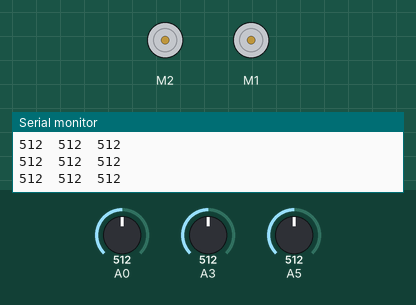
This sketch was run on a simulated Arduino Uno, built with avr-gcc and run on an emulated ATmega328P. Shown: 2 × DC motor (green arrow = forward, orange = backward, longer = faster), the last lines printed to the serial monitor. The test bench sets the inputs (shaded band); at power-on: A0 = 512, A3 = 512, A5 = 512.

Above: at 2.2 s.
2.3 s: A0 set to 793
3.8 s: A0 set to 814
At 4.4 s:
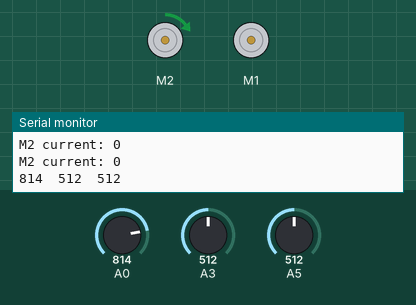
6.8 s: A3 set to 788
9.8 s: A3 set to 815
At 10.6 s:
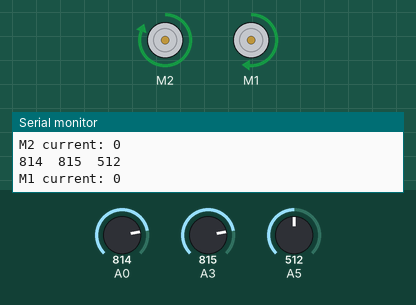
12.8 s: A3 set to 716
15.8 s: A5 set to 785
18.8 s: A5 set to 817
At 20.1 s:
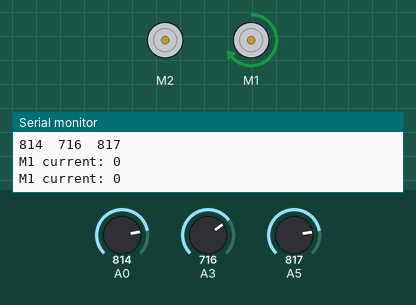
Timing chart, 0 to 69.3 s (numbered marks = the images above; inputs shaded):
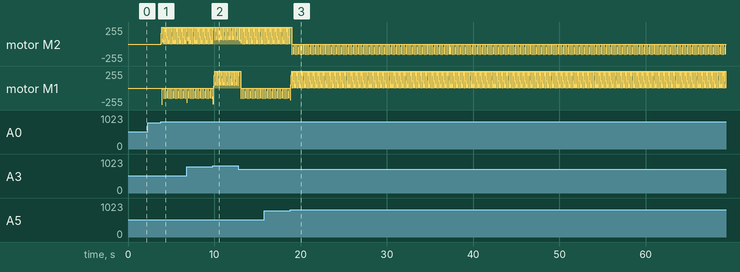

Measured:
- the behaviour switches between 800 and 801 on A3 (found by bisection; images 1 and 2)
- the behaviour switches between 800 and 801 on A5 (found by bisection; images 2 and 3)

The sketch:

Prototype_v5.ino
```cpp
/*created by Mostafa Zaghloul with a helper library called RedBot.h you can find
 * it on this link https://github.com/sparkfun/RedBot
 *--------------------------- thanks a million ---------------------------------
 *you can find me on
 *FaceBook::https://www.facebook.com/mostafa.zaghlol3
 *Twitter::https://twitter.com/Mostafazaghlul
 *to Contact for hardware or software questions
 */
#include "DualVNH5019MotorShield.h"

DualVNH5019MotorShield md;
#include <RedBot.h>

RedBotSensor left_sen = RedBotSensor(A0);
RedBotSensor center_sen = RedBotSensor(A3);
RedBotSensor right_sen = RedBotSensor(A5);
//data_sheet
// constants that are used in the code. lineStandard is the level to detect
// if the sensor is on the line or not. If the sensor value is greater than this
// the sensor is above a DARK line.
//
// SPEED sets the nominal speed
//motor A

int lineStandard = 800;


void setup()
{
  Serial.begin(9600);
  Serial.println("IR Sensor Readings:: ");
  delay(1000);
}

void loop()
{
  Serial.print(left_sen.read());
  Serial.print("\t");
  Serial.print(center_sen.read());
  Serial.print("\t");
  Serial.print(right_sen.read());
  Serial.println();

//data_sheet
  // if on the line drive left and right at the same speed (left is CCW / right is CW)
  if(center_sen.read() > lineStandard)
  {//right

   for (int i = 0; i <= 400; i++)
  {
    md.setM1Speed(i);
    if (i%200 == 100)
    {
      Serial.print("M1 current: ");
      Serial.println(md.getM1CurrentMilliamps());
    }
    delay(0);
  }
for (int i = 0; i <= 400; i++)
  {
    md.setM2Speed(i);
    if (i%200 == 100)
    {
      Serial.print("M2 current: ");
      Serial.println(md.getM2CurrentMilliamps());
    }
    delay(0);
  }
  }

  //data_sheet
  // if the line is under the right sensor, adjust relative speeds to turn to the right
  else if(right_sen.read() > lineStandard)
  {//left

  for (int i = 0; i <= 400; i++)
  {
    md.setM1Speed(i);
    if (i%200 == 100)
    {
      Serial.print("M1 current: ");
      Serial.println(md.getM1CurrentMilliamps());
    }
    delay(0);
  }
  for (int i = -400; i <= 0; i++)
  {
    md.setM2Speed(i);
    if (i%200 == 100)
    {
      Serial.print("M2 current: ");
      Serial.println(md.getM2CurrentMilliamps());
    }
    delay(0);
  }
  }
  //data_sheet
  // if the line is under the left sensor, adjust relative speeds to turn to the left
  else if(left_sen.read() > lineStandard)
  {//right

  for (int i = 0; i <= 400; i++)
  {
    md.setM2Speed(i);

    if (i%200 == 100)
    {
      Serial.print("M2 current: ");
      Serial.println(md.getM2CurrentMilliamps());
    }
    delay(0);
  }
   for (int i = -400; i <= 0; i++)
  {
    md.setM1Speed(i);
    if (i%200 == 100)
    {
      Serial.print("M1 current: ");
      Serial.println(md.getM1CurrentMilliamps());
    }
    delay(0);
  }
  }
  //data_sheet
  // if all sensors are on black or up in the air, stop the motors.
  // otherwise, run motors given the control speeds above.
  if((left_sen.read() > lineStandard) && (center_sen.read() > lineStandard) && (right_sen.read() > lineStandard) )
  {
    //stop

  }
  else
  {
  //any dir

  }
  delay(0);  // add a delay to decrease sensitivity.
}
```
